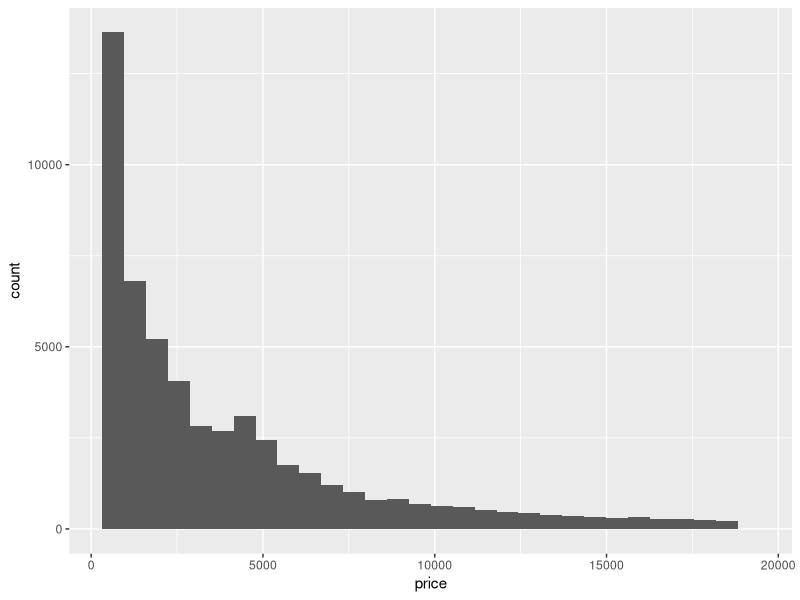
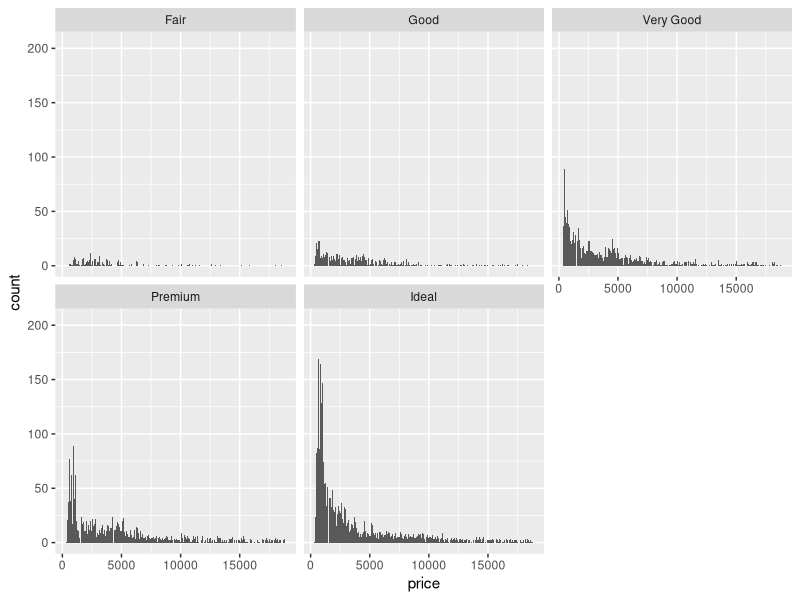

Write the R code that produced these figures, in order.
library(ggplot2)
data(diamonds)
summary(diamonds)
dim(diamonds)

ggplot(aes(x = price), data = diamonds) +
  geom_histogram()

summary(diamonds$price)
subset(diamonds, diamonds$price < 500)
subset(diamonds, diamonds$price >= 15000)

ggplot(aes(x = price), data = diamonds) +
  geom_histogram(binwidth = 10) +
  facet_wrap(~cut)

levels(diamonds$cut)

by(diamonds$price, diamonds$cut, summary)
